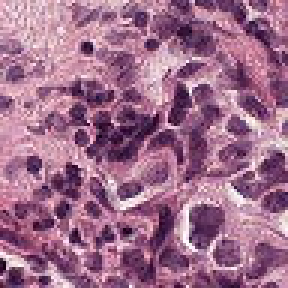
#> input picture datasets/train+val/valid/1/02b1d8dd3e603ed037075e00a6732f118744b4d5.jpg, 96 x 96 px, found by its file name (shown 3 times larger); its folder holds 4 pictures in this run
$ python confounding_factors.py
#> lines starting #> are read from the running program, lines starting #| are printed output that depends on the picture; after the words box and inside, x2 and y2 are one past the last pixel; in counts of white or black regions, pixels touching at a corner belong together
import os
import cv2
import numpy as np
import random

# Folder paths
input_folder = r"C:\Users\20212208\OneDrive - TU Eindhoven\Desktop\8P361\Project_8P\train+val\valid\1"
output_folder = "1_val_modified"

# Ensure output folder exists
os.makedirs(output_folder, exist_ok=True)

# Get all JPEG images in the folder
image_files = [f for f in os.listdir(input_folder) if f.lower().endswith((".jpg", ".jpeg"))]

for image_file in image_files:
    # Load image
    image_path = os.path.join(input_folder, image_file)
    image = cv2.imread(image_path)
#> image is the input picture: shape (96, 96, 3); mean B, G, R 139.1, 108.9, 159

    if image is None:
        print(f"Skipping {image_file}, could not read image.")
        continue

    # Get image dimensions
    height, width, _ = image.shape
#> height = 96; width = 96

    # Random dot size (between 5 and 20 pixels)
    dot_radius = random.randint(1, 5)

    # Random position
    x = random.randint(dot_radius, width - dot_radius)
#> x = 57
    y = random.randint(dot_radius, height - dot_radius)
#> y = 9

    # Draw black dot
    cv2.circle(image, (x, y), dot_radius, (0, 0, 0), -1)
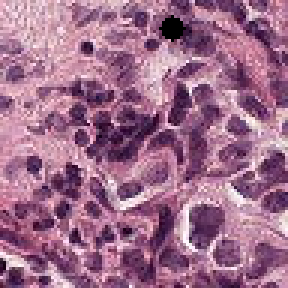
#> image: shape (96, 96, 3) (shown 3 times larger); 0.53% of pixels changed, all inside (x1, y1, x2, y2) = (53, 5, 62, 14)

    # Save modified image with JPEG quality set to 90 (adjustable)
    output_path = os.path.join(output_folder, image_file)
    cv2.imwrite(output_path, image, [cv2.IMWRITE_JPEG_QUALITY, 90])
#> pass 2 of the loop `for image_file in image_files:`:
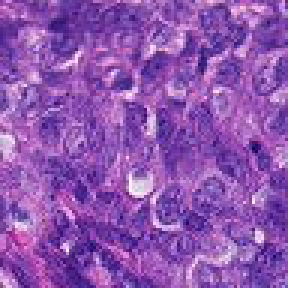
#> input picture datasets/train+val/valid/1/0578bfcf43ba938a14d7b52b9ae48d6bdac60c2b.jpg, 96 x 96 px, found by its file name (shown 3 times larger)
#> image is the input picture: shape (96, 96, 3); mean B, G, R 176.1, 84.8, 142.6
#> `cv2.circle(image, (x, y), dot_radius, (0, 0, 0), -1)`:
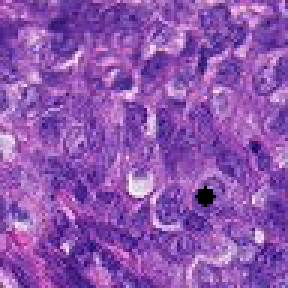
#> image: shape (96, 96, 3) (shown 3 times larger); 0.31% of pixels changed, all inside (x1, y1, x2, y2) = (65, 62, 72, 69)
#> pass 3 of the loop `for image_file in image_files:`:
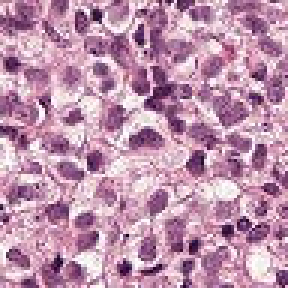
#> input picture datasets/train+val/valid/1/0d44c33349366e01c4696fbdb9a2326d7816ee6f.jpg, 96 x 96 px, found by its file name (shown 3 times larger)
#> image is the input picture: shape (96, 96, 3); mean B, G, R 172.6, 145.7, 189.7
#> `cv2.circle(image, (x, y), dot_radius, (0, 0, 0), -1)`:
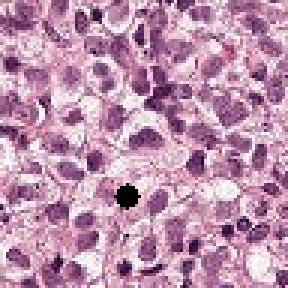
#> image: shape (96, 96, 3) (shown 3 times larger); 0.53% of pixels changed, all inside (x1, y1, x2, y2) = (38, 61, 47, 70)
#> the loop made 4 passes; the first 3 are shown

print("Processing complete. Modified images saved in '1_modified'.")
